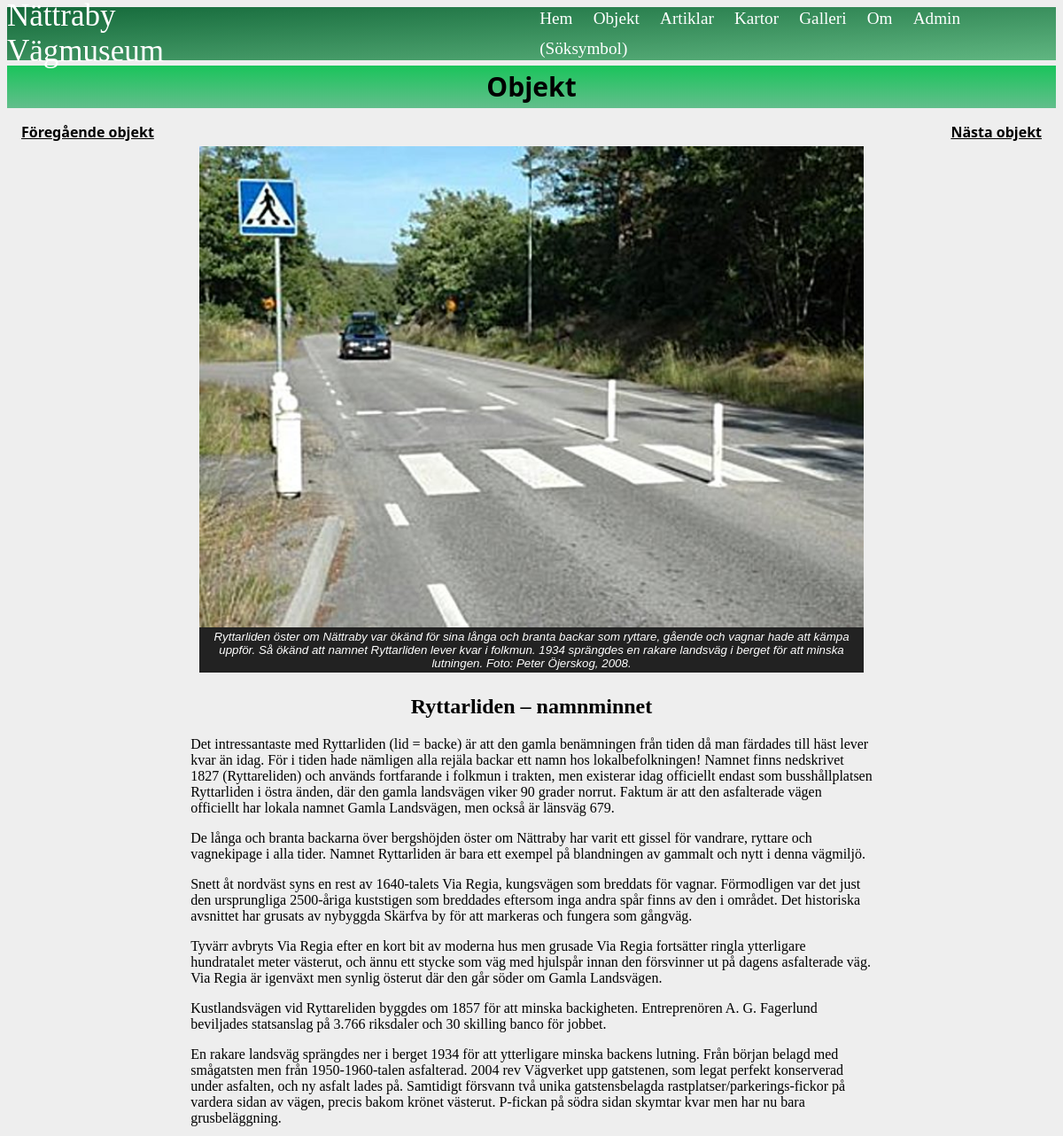
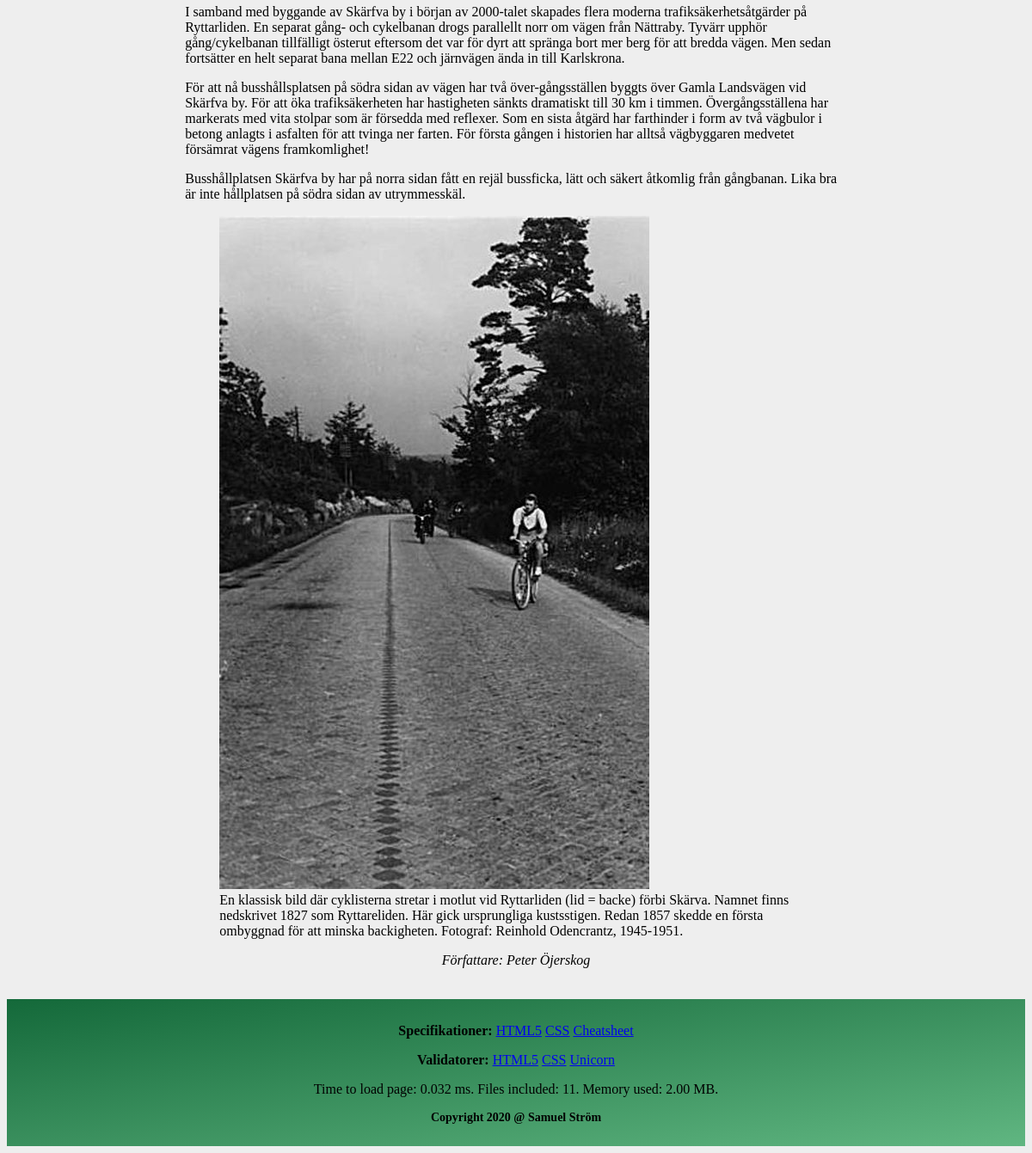
The app's page /object.php?page=object-info&name=ryttarliden with its own data (2 pictures, top to bottom).
### tables this page shows
CREATE TABLE object(
  id INT,
  name TEXT,
  title TEXT,
  data TEXT,
  author TEXT,
  gps TEXT,
  mapImage TEXT,
  image1 TEXT,
  image1Alt TEXT,
  image1Text,
  TEXT,
  image2 TEXT,
  image2Alt TEXT,
  image2Text TEXT
);

### object.php (called while the page is built, shortened)
<?php
require __DIR__ . "/src/functions.php";
require __DIR__ . "/incl/header.php";
require __DIR__ . "/incl/multipage.php";
require __DIR__ . "/incl/footer.php";

### src/functions.php (called while the page is built, shortened)
        <?php
function namePreviousPage($db, $table, $id) {
    --$id;
    $sql = "SELECT name FROM $table WHERE id = :id";
    $stmt = $db->prepare($sql);
    $stmt->execute([":id" => $id]);
    return $stmt->fetch(PDO::FETCH_COLUMN);
}
function nameNextPage($db, $table, $id) {
    ++$id;
    $sql = "SELECT name FROM $table WHERE id = :id";
    $stmt = $db->prepare($sql);
    $stmt->execute([":id" => $id]);
    return $stmt->fetch(PDO::FETCH_COLUMN);
}
    ?>

### object/object-info.php (the view, shortened to what this page needs)
<?php
$id = null;
$title = null;
$data = null;
$author = null;
$gps = null;
$mapImage = null;
$image1 = null;
$image1Alt = null;
$image1Text = null;
$text = null;
$image2 = null;
$image2Alt = null;
$image2Text = null;
$name = isset($_GET['name'])
    ? $_GET['name'] : null;
if (isset($name)) {
    $sql = "SELECT * FROM object WHERE name = :name";
    $stmt = $db->prepare($sql);
    $stmt->execute([":name" => $name]);
    $res = $stmt->fetchAll(PDO::FETCH_BOTH);
    list($id, $name, $title, $data, $author, $gps, $mapImage, $image1, $image1Alt, $image1Text, $text, $image2, $image2Alt, $image2Text) = $res[0];
}
$namePreviousPage = namePreviousPage($db, "object", $id);
$nameNextPage = nameNextPage($db, "object", $id);
?>
        <?php if ($namePreviousPage) {
        ?><a href="?page=object-info&name=<?= $namePreviousPage ?>" class="previous-btn">Föregående objekt</a><?php
                } ?>
        <?php if ($nameNextPage) {
            ?><a href="?page=object-info&name=<?= $nameNextPage ?>" class="next-btn">Nästa objekt</a><?php
                }
                ?>
    <figure class="object-img">
        <img src="img/500/<?= htmlentities($image1) ?>"  alt="<?htmlentities($image1Alt)?>">
        <figcaption><?= htmlentities($image1Text) ?></figcaption>
    </figure>
    <div class="text-container">
        <p><?= html_entity_decode($data) ?></p>
        <?php
        if (isset($image2)) {
        ?>
            <figure>
                <img src="img/500/<?= htmlentities($image2) ?>" alt="<?htmlentities($image2Alt)?>">
                <figcaption><?= htmlentities($image2Text) ?></figcaption>
            </figure>
        <?php
        }
        ?>
        <p class="author">Författare: <?= htmlentities($author) ?></p>
</article>

### css/style.css (style rules this page uses)
body { background: #eee; }
figure { clear: both; }
.previous-btn { font-weight: bold; font-family: 'Segoe UI', Tahoma, Geneva, Verdana, sans-serif; color: black; float: left; margin-left: 2vh; }
.next-btn { font-family: 'Segoe UI', Tahoma, Geneva, Verdana, sans-serif; color: black; float: right; font-weight: bold; margin-right: 2vh; }
.object-img { display: flex; flex-flow: column; padding: 5px; width: 750px; margin: 1% auto; }
.object-img figcaption { background-color: #222; color: #fff; font: italic smaller sans-serif; padding: 3px; text-align: center; }
.text-container { width: 65%; margin: auto; text-align: left; }
.text-container h2 { text-align: center; }
.author { font: italic medium Georgia; text-align: center; }

### records on screen
object: image1 (picture), image1Text "Ryttarliden öster om Nättraby var ökänd för sina långa och branta backar som ryttare, gående och vagnar hade att kämpa uppför. Så ökänd att namnet Ryttarliden lever kvar i folkmun. 1934 sprängdes en rakare landsväg i berget för att minska lutningen. Foto: Peter Öjerskog, 2008.", data "Ryttarliden – namnminnet Det intressantaste med Ryttarliden (lid = backe) är att den gamla benämningen från tiden då man färdades till häst lever kvar än idag. För i tiden hade nämligen alla rejäla backar ett namn hos lokalbefolkningen! Namnet finns nedskrivet 1827 (Ryttareliden) och används fortfarande i folkmun i trakten, men existerar idag officiellt endast som busshållplatsen Ryttarliden i östra änden, där den gamla landsvägen viker 90 grader norrut. Faktum är att den asfalterade vägen officiellt har lokala namnet Gamla Landsvägen, men också är länsväg 679. De långa och branta backarna över bergshöjden öster om Nättraby har varit ett gissel för vandrare, ryttare och vagnekipage i alla…", image2 (picture), image2Text "En klassisk bild där cyklisterna stretar i motlut vid Ryttarliden (lid = backe) förbi Skärva. Namnet finns nedskrivet 1827 som Ryttareliden. Här gick ursprungliga kustsstigen. Redan 1857 skedde en första ombyggnad för att minska backigheten. Fotograf: Reinhold Odencrantz, 1945-1951.", author "Peter Öjerskog"

### other values on screen
$title "Objekt"
$loadTime "0.032"
$numFiles "11"
$memoryUsed "2.00 MB"
